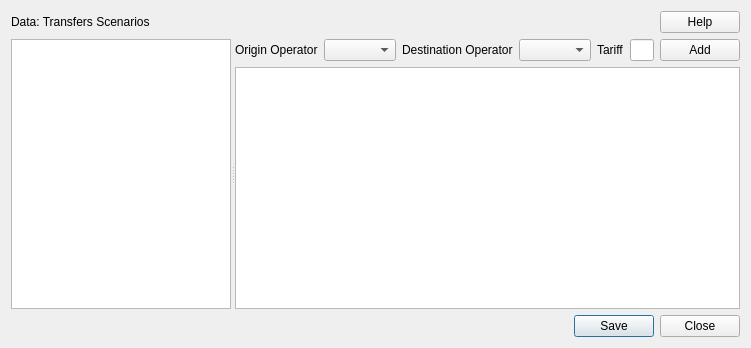
<?xml version="1.0" encoding="UTF-8"?>
<ui version="4.0">
 <class>Dialog</class>
 <widget class="QDialog" name="Dialog">
  <property name="geometry">
   <rect>
    <x>0</x>
    <y>0</y>
    <width>751</width>
    <height>348</height>
   </rect>
  </property>
  <property name="windowTitle">
   <string>Data | Transfers</string>
  </property>
  <layout class="QHBoxLayout" name="horizontalLayout_2">
   <item>
    <layout class="QVBoxLayout" name="verticalLayout_2">
     <item>
      <layout class="QHBoxLayout" name="horizontalLayout">
       <item>
        <widget class="QLabel" name="label_title">
         <property name="text">
          <string>&lt;html&gt;&lt;head/&gt;&lt;body&gt;&lt;p&gt;&lt;span style=&quot; font-size:14pt;&quot;&gt;Data: &lt;/span&gt;&lt;span style=&quot; font-size:14pt; font-weight:600;&quot;&gt;Transfers&lt;/span&gt;&lt;/p&gt;&lt;p&gt;&lt;span style=&quot; font-style:italic;&quot;&gt;Scenarios&lt;/span&gt;&lt;/p&gt;&lt;/body&gt;&lt;/html&gt;</string>
         </property>
        </widget>
       </item>
       <item>
        <spacer name="horizontalSpacer">
         <property name="orientation">
          <enum>Qt::Horizontal</enum>
         </property>
         <property name="sizeHint" stdset="0">
          <size>
           <width>40</width>
           <height>20</height>
          </size>
         </property>
        </spacer>
       </item>
       <item>
        <widget class="QPushButton" name="btn_help">
         <property name="text">
          <string notr="true">Help</string>
         </property>
        </widget>
       </item>
      </layout>
     </item>
     <item>
      <widget class="QSplitter" name="splitter">
       <property name="orientation">
        <enum>Qt::Horizontal</enum>
       </property>
       <widget class="QTreeView" name="scenarios_tree"/>
       <widget class="QWidget" name="layoutWidget">
        <layout class="QVBoxLayout" name="verticalLayout">
         <item>
          <layout class="QHBoxLayout" name="horizontalLayout_8">
           <item>
            <layout class="QFormLayout" name="formLayout_3">
             <item row="0" column="0">
              <widget class="QLabel" name="label_3">
               <property name="text">
                <string>Origin Operator</string>
               </property>
              </widget>
             </item>
             <item row="0" column="1">
              <widget class="QComboBox" name="cb_operator_origin"/>
             </item>
            </layout>
           </item>
           <item>
            <layout class="QFormLayout" name="formLayout_5">
             <item row="0" column="0">
              <widget class="QLabel" name="label_4">
               <property name="text">
                <string>Destination Operator</string>
               </property>
              </widget>
             </item>
             <item row="0" column="1">
              <widget class="QComboBox" name="cb_operator_destination"/>
             </item>
            </layout>
           </item>
           <item>
            <layout class="QFormLayout" name="formLayout_6">
             <item row="0" column="0">
              <widget class="QLabel" name="label_5">
               <property name="text">
                <string>Tariff</string>
               </property>
              </widget>
             </item>
             <item row="0" column="1">
              <widget class="QLineEdit" name="tariff"/>
             </item>
            </layout>
           </item>
           <item>
            <widget class="QPushButton" name="add_tariff">
             <property name="text">
              <string>Add</string>
             </property>
            </widget>
           </item>
          </layout>
         </item>
         <item>
          <widget class="QTableWidget" name="transfers_table"/>
         </item>
        </layout>
       </widget>
      </widget>
     </item>
     <item>
      <layout class="QHBoxLayout" name="horizontalLayout_5">
       <item>
        <spacer name="horizontalSpacer_2">
         <property name="orientation">
          <enum>Qt::Horizontal</enum>
         </property>
         <property name="sizeHint" stdset="0">
          <size>
           <width>40</width>
           <height>20</height>
          </size>
         </property>
        </spacer>
       </item>
       <item>
        <widget class="QDialogButtonBox" name="buttonBox">
         <property name="locale">
          <locale language="English" country="UnitedStates"/>
         </property>
         <property name="standardButtons">
          <set>QDialogButtonBox::Close|QDialogButtonBox::Save</set>
         </property>
        </widget>
       </item>
      </layout>
     </item>
    </layout>
   </item>
  </layout>
 </widget>
 <tabstops>
  <tabstop>btn_help</tabstop>
  <tabstop>scenarios_tree</tabstop>
 </tabstops>
 <resources/>
 <connections/>
</ui>
